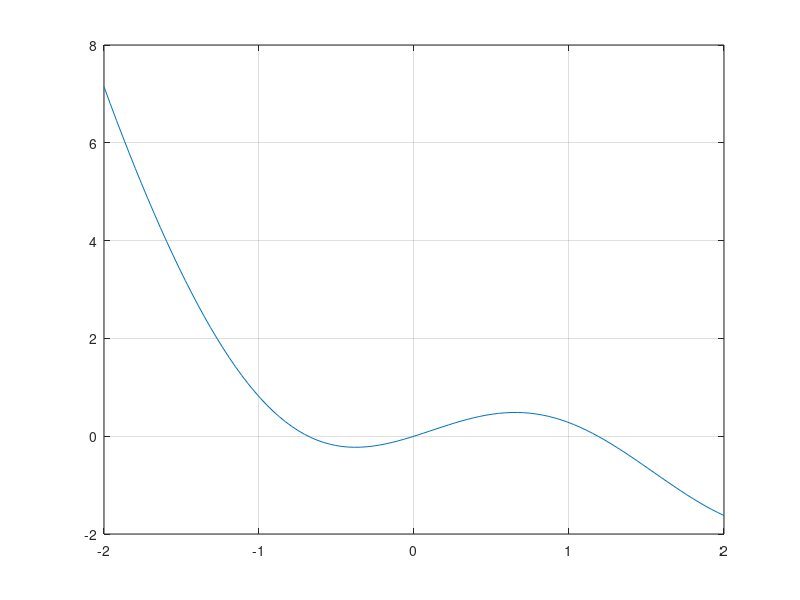

Reproduce this figure in MATLAB.
%Initially, we use linspace to create a vector  of 100 equally spaced 
%elements between x = -2 and x = 2
x = linspace(-2,2);
%Then, we calculate the values of  for every value in vector .
y = sin(2*x) + exp(-x) -1;
%After calculating  and , it is required to plot  as a function of .
plot(x,y);
grid on
%According to the plot, there are three roots. 
numRoots = 3;